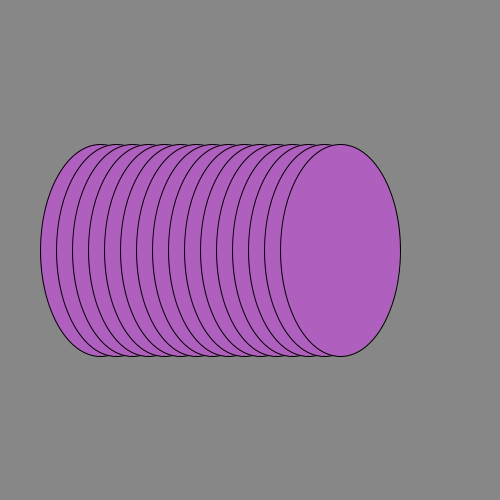
Frame 1 (no input)
Frame 60 (the mouse pressed at the canvas centre just before this capture): identical to frame 1, image omitted
Frame 120 (the mouse held since frame 60 and released just before this capture): identical to frame 1, image omitted

The Processing sketch that drew this single still picture (run headless with seeded random() and noise(); from frame 60 on, the mouse is pressed at the canvas centre):

// Processing sketch: tweakModeForReals
// ── tweakModeForReals.pde
void setup() {
  size(500, 500);
}

void draw() {
  background(135);
  fill(175, 95, 190);
  for (int i = 0; i < 241; i = i + 16) {
    ellipse(100 + (i * 1), height/2, 120, 212);
  }
}
